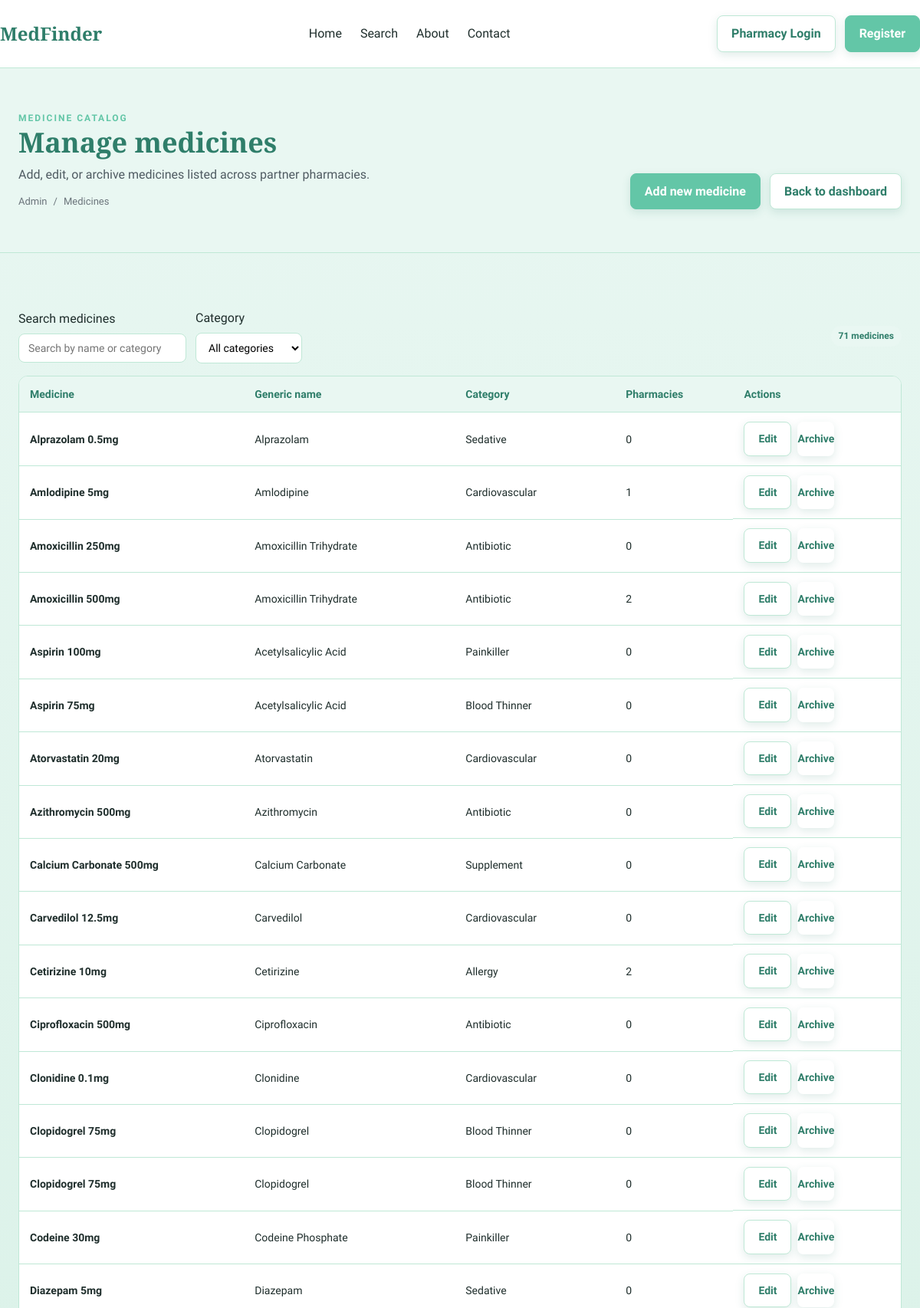
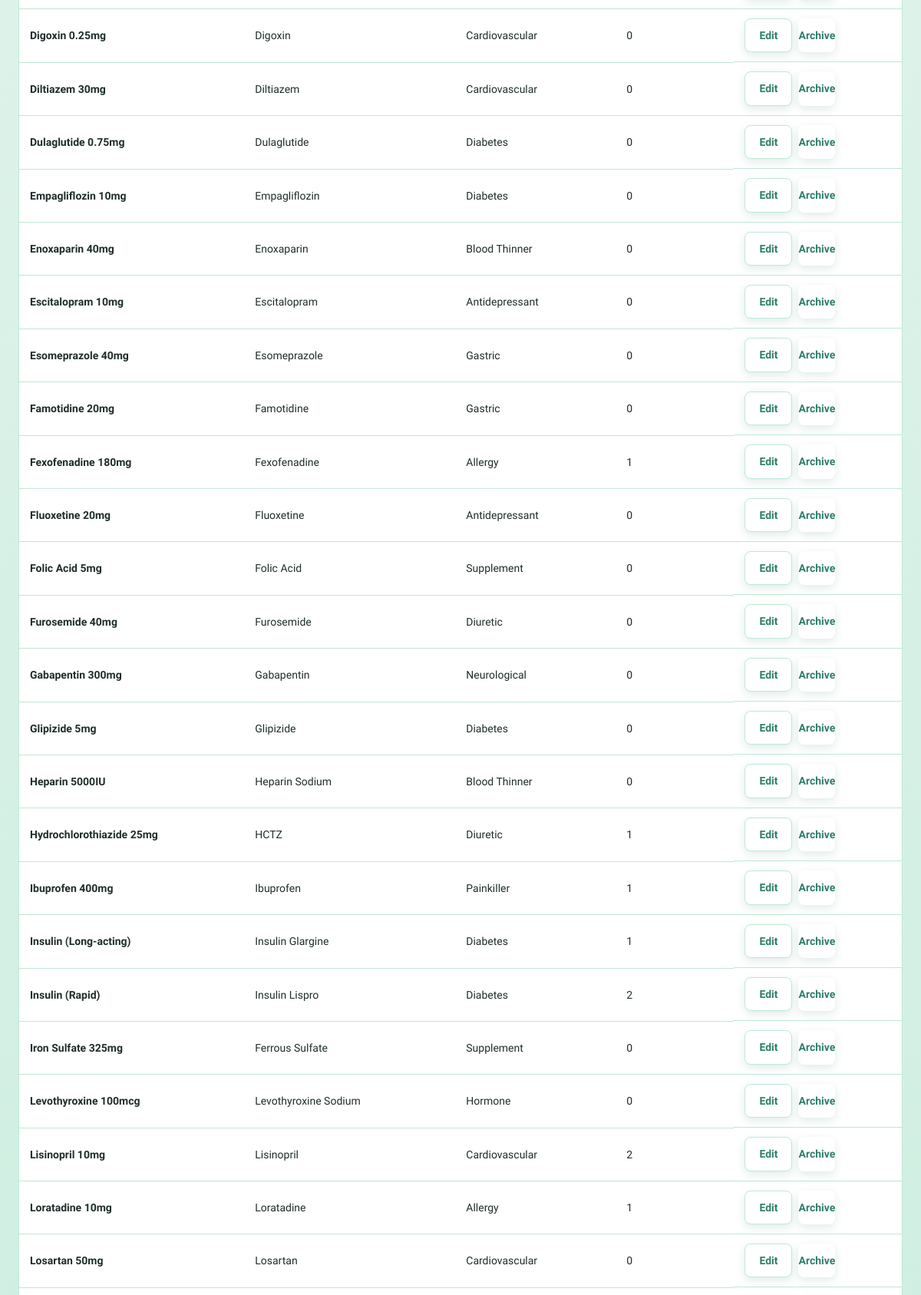
Screenshot of /admin/medicines/index.php (signed in, upper part) with the database file from the repository (2 pictures, top to bottom).
### tables this page shows
CREATE TABLE medicines (
    medicine_id INT PRIMARY KEY AUTO_INCREMENT,
    medicine_name VARCHAR(200) NOT NULL,
    generic_name VARCHAR(200),
    category VARCHAR(100),
    description TEXT,
    created_at TIMESTAMP DEFAULT CURRENT_TIMESTAMP
);

### admin/medicines/index.php (the view, shortened to what this page needs)
<?php
include '../../includes/header.php';
require_once '../../includes/db-connect.php';
require_once '../../includes/admin-auth.php';
$search = isset($_GET['search']) ? sanitize_input($_GET['search']) : '';
$sql = "SELECT m.*, COUNT(DISTINCT i.pharmacy_id) as pharmacy_count
        FROM medicines m
        LEFT JOIN inventory i ON m.medicine_id = i.medicine_id
        WHERE 1=1";
$params = [];
$types = "";
$sql .= " GROUP BY m.medicine_id ORDER BY m.medicine_name ASC";
if (!empty($params)) {
    $stmt = $conn->prepare($sql);
    $stmt->bind_param($types, ...$params);
    $stmt->execute();
    $result = $stmt->get_result();
} else {
    $result = $conn->query($sql);
}
$medicines = $result->fetch_all(MYSQLI_ASSOC);
$total_medicines = count($medicines);
?>
<main id="main-content">
    <section class="page-hero">
        <div class="container page-hero-inner">
            <div>
                <p class="eyebrow">Medicine catalog</p>
                <h1 class="page-title">Manage medicines</h1>
                <p class="page-subtitle">Add, edit, or archive medicines listed across partner pharmacies.</p>
                <div class="breadcrumb">
                    <a href="../index.php">Admin</a>
                    <span>/</span>
                    <span>Medicines</span>
                </div>
            </div>
            <div class="page-actions">
                <a class="btn btn-primary" href="add.php">Add new medicine</a>
                <a class="btn btn-secondary" href="../index.php">Back to dashboard</a>
            </div>
        </div>
    </section>
    <section class="section">
        <div class="container">
            <div class="results-toolbar">
                <div class="search-inline">
                    <div class="form-group">
                        <label for="medicine-search">Search medicines</label>
                        <input type="text" id="medicine-search" placeholder="Search by name or category" value="<?php echo htmlspecialchars($search); ?>">
                    </div>
                    <div class="form-group">
                        <label for="medicine-category">Category</label>
                        <select id="medicine-category">
                            <option value="">All categories</option>
                        </select>
                    </div>
                </div>
                <span class="pill"><?php echo $total_medicines; ?> medicines</span>
            </div>
            <div class="table-wrap">
                <table class="table">
                    <thead>
                        <tr>
                            <th>Medicine</th>
                            <th>Generic name</th>
                            <th>Category</th>
                            <th>Pharmacies</th>
                            <th>Actions</th>
                        </tr>
                    </thead>
                    <tbody>
                        <?php if ($total_medicines > 0): ?>
                            <?php foreach ($medicines as $medicine): ?>
                                <tr>
                                    <td><strong><?php echo htmlspecialchars($medicine['medicine_name']); ?></strong></td>
                                    <td><?php echo htmlspecialchars($medicine['generic_name'] ?? 'N/A'); ?></td>
                                    <td><?php echo htmlspecialchars($medicine['category'] ?? 'N/A'); ?></td>
                                    <td><?php echo $medicine['pharmacy_count']; ?></td>
                                    <td class="table-actions">
                                        <a class="btn btn-secondary" href="edit.php?id=<?php echo $medicine['medicine_id']; ?>">Edit</a>
                                        <a class="btn btn-link" href="delete.php?id=<?php echo $medicine['medicine_id']; ?>">Archive</a>
                                    </td>
                                </tr>
                            <?php endforeach; ?>
                        <?php endif; ?>
                    </tbody>
                </table>
            </div>
        </div>
    </section>
</main>
<?php include '../../includes/footer.php'; ?>

### css/style.css (style rules this page uses)
* { box-sizing: border-box; margin: 0; padding: 0; }
html { scroll-behavior: smooth; }
body { font-family: 'Work Sans', sans-serif; color: #1F2E2C; background: linear-gradient(180deg, #E9F7F2 0%, #BFE8D6 100%); line-height: 1.6; }
a { color: inherit; text-decoration: none; }
h1, h2, h3, h4 { font-family: 'Playfair Display', serif; color: #2F7E6A; line-height: 1.2; }
p { color: #2F7E6A; }
button, input, select { font-family: inherit; }
.container { max-width: 1200px; margin: 0 auto; padding: 0 24px; }
.section { padding: 72px 0; }
.eyebrow { text-transform: uppercase; letter-spacing: 2px; font-size: 12px; color: #63C6A7; font-weight: 600; }
.btn { display: inline-flex; align-items: center; justify-content: center; padding: 10px 18px; border-radius: 8px; font-weight: 600; border: 1px solid transparent; cursor: pointer; transition: all 0.2s ease; }
.btn-primary { background: #63C6A7; color: #fff; border-color: #63C6A7; }
.btn-secondary { background: #ffffff; color: #2F7E6A; border-color: #BFE8D6; }
.btn-link { background: transparent; border: none; color: #2F7E6A; padding: 0; }
.form-group { display: flex; flex-direction: column; gap: 6px; }
input, select, textarea { border: 1px solid #BFE8D6; border-radius: 8px; padding: 10px 12px; font-size: 14px; background: #fff; }
.page-hero { padding: 56px 0; background: #ffffff; border-bottom: 1px solid #BFE8D6; }
.page-hero-inner { display: flex; align-items: flex-end; justify-content: space-between; gap: 24px; flex-wrap: wrap; }
.page-title { font-size: 36px; margin-bottom: 8px; }
.page-subtitle { font-size: 16px; color: #4f5b62; max-width: 640px; }
.breadcrumb { display: flex; align-items: center; gap: 8px; font-size: 13px; color: #6b747b; margin-top: 12px; }
.breadcrumb a { color: #6b747b; }
.page-actions { display: flex; gap: 12px; flex-wrap: wrap; }
.results-toolbar { display: flex; align-items: center; justify-content: space-between; gap: 16px; flex-wrap: wrap; margin-bottom: 16px; }
.search-inline { display: flex; align-items: center; gap: 12px; flex-wrap: wrap; }
.pill { display: inline-flex; align-items: center; padding: 4px 10px; border-radius: 999px; font-size: 12px; font-weight: 600; background: #E9F7F2; color: #2F7E6A; }
.table-wrap { overflow-x: auto; background: #ffffff; border: 1px solid #BFE8D6; border-radius: 12px; }
.table { width: 100%; border-collapse: collapse; min-width: 600px; }
.table th, .table td { padding: 12px 14px; text-align: left; font-size: 14px; border-bottom: 1px solid #BFE8D6; }
.table th { background: #E9F7F2; color: #2F7E6A; font-weight: 600; }
.table-actions { display: flex; gap: 8px; flex-wrap: wrap; }
.btn, .card, .panel, .sidebar, input, select, textarea { transition: all 0.3s ease; }
.btn { position: relative; overflow: hidden; box-shadow: 0 4px 12px rgba(47, 126, 106, 0.15); }
.btn::before { content: ''; position: absolute; top: 0; left: -100%; width: 100%; height: 100%; background: rgba(255, 255, 255, 0.2); transition: left 0.3s ease; }
a:not(.btn):not(.badge) { transition: color 0.2s ease; }

### css/admin.css (style rules this page uses)
body.admin-body { background: linear-gradient(180deg, #E9F7F2 0%, #BFE8D6 100%); }
.admin-body .page-hero { background: #E9F7F2; }

### rows the page displays
medicines: medicine_name "Alprazolam 0.5mg", generic_name "Alprazolam", category "Sedative", pharmacy_count "0"
medicines: medicine_name "Amlodipine 5mg", generic_name "Amlodipine", category "Cardiovascular", pharmacy_count "1"
medicines: medicine_name "Amoxicillin 250mg", generic_name "Amoxicillin Trihydrate", category "Antibiotic", pharmacy_count "0"
medicines: medicine_name "Amoxicillin 500mg", generic_name "Amoxicillin Trihydrate", category "Antibiotic", pharmacy_count "2"
medicines: medicine_name "Aspirin 100mg", generic_name "Acetylsalicylic Acid", category "Painkiller", pharmacy_count "0"
medicines: medicine_name "Aspirin 75mg", generic_name "Acetylsalicylic Acid", category "Blood Thinner", pharmacy_count "0"
medicines: medicine_name "Atorvastatin 20mg", generic_name "Atorvastatin", category "Cardiovascular", pharmacy_count "0"
medicines: medicine_name "Azithromycin 500mg", generic_name "Azithromycin", category "Antibiotic", pharmacy_count "0"
medicines: medicine_name "Calcium Carbonate 500mg", generic_name "Calcium Carbonate", category "Supplement", pharmacy_count "0"
medicines: medicine_name "Carvedilol 12.5mg", generic_name "Carvedilol", category "Cardiovascular", pharmacy_count "0"
medicines: medicine_name "Cetirizine 10mg", generic_name "Cetirizine", category "Allergy", pharmacy_count "2"
medicines: medicine_name "Ciprofloxacin 500mg", generic_name "Ciprofloxacin", category "Antibiotic", pharmacy_count "0"
medicines: medicine_name "Clonidine 0.1mg", generic_name "Clonidine", category "Cardiovascular", pharmacy_count "0"
medicines: medicine_name "Clopidogrel 75mg", generic_name "Clopidogrel", category "Blood Thinner", pharmacy_count "0"
medicines: medicine_name "Clopidogrel 75mg", generic_name "Clopidogrel", category "Blood Thinner", pharmacy_count "0"
medicines: medicine_name "Codeine 30mg", generic_name "Codeine Phosphate", category "Painkiller", pharmacy_count "0"
medicines: medicine_name "Diazepam 5mg", generic_name "Diazepam", category "Sedative", pharmacy_count "0"
medicines: medicine_name "Digoxin 0.25mg", generic_name "Digoxin", category "Cardiovascular", pharmacy_count "0"
medicines: medicine_name "Diltiazem 30mg", generic_name "Diltiazem", category "Cardiovascular", pharmacy_count "0"
medicines: medicine_name "Dulaglutide 0.75mg", generic_name "Dulaglutide", category "Diabetes", pharmacy_count "0"
medicines: medicine_name "Empagliflozin 10mg", generic_name "Empagliflozin", category "Diabetes", pharmacy_count "0"
medicines: medicine_name "Enoxaparin 40mg", generic_name "Enoxaparin", category "Blood Thinner", pharmacy_count "0"
medicines: medicine_name "Escitalopram 10mg", generic_name "Escitalopram", category "Antidepressant", pharmacy_count "0"
medicines: medicine_name "Esomeprazole 40mg", generic_name "Esomeprazole", category "Gastric", pharmacy_count "0"
medicines: medicine_name "Famotidine 20mg", generic_name "Famotidine", category "Gastric", pharmacy_count "0"
medicines: medicine_name "Fexofenadine 180mg", generic_name "Fexofenadine", category "Allergy", pharmacy_count "1"
medicines: medicine_name "Fluoxetine 20mg", generic_name "Fluoxetine", category "Antidepressant", pharmacy_count "0"
medicines: medicine_name "Folic Acid 5mg", generic_name "Folic Acid", category "Supplement", pharmacy_count "0"
medicines: medicine_name "Furosemide 40mg", generic_name "Furosemide", category "Diuretic", pharmacy_count "0"
medicines: medicine_name "Gabapentin 300mg", generic_name "Gabapentin", category "Neurological", pharmacy_count "0"
medicines: medicine_name "Glipizide 5mg", generic_name "Glipizide", category "Diabetes", pharmacy_count "0"
medicines: medicine_name "Heparin 5000IU", generic_name "Heparin Sodium", category "Blood Thinner", pharmacy_count "0"
medicines: medicine_name "Hydrochlorothiazide 25mg", generic_name "HCTZ", category "Diuretic", pharmacy_count "1"
medicines: medicine_name "Ibuprofen 400mg", generic_name "Ibuprofen", category "Painkiller", pharmacy_count "1"
medicines: medicine_name "Insulin (Long-acting)", generic_name "Insulin Glargine", category "Diabetes", pharmacy_count "1"
medicines: medicine_name "Insulin (Rapid)", generic_name "Insulin Lispro", category "Diabetes", pharmacy_count "2"
medicines: medicine_name "Iron Sulfate 325mg", generic_name "Ferrous Sulfate", category "Supplement", pharmacy_count "0"
medicines: medicine_name "Levothyroxine 100mcg", generic_name "Levothyroxine Sodium", category "Hormone", pharmacy_count "0"
medicines: medicine_name "Lisinopril 10mg", generic_name "Lisinopril", category "Cardiovascular", pharmacy_count "2"
medicines: medicine_name "Loratadine 10mg", generic_name "Loratadine", category "Allergy", pharmacy_count "1"
medicines: medicine_name "Losartan 50mg", generic_name "Losartan", category "Cardiovascular", pharmacy_count "0"

### other values shown
$total_medicines "71"
